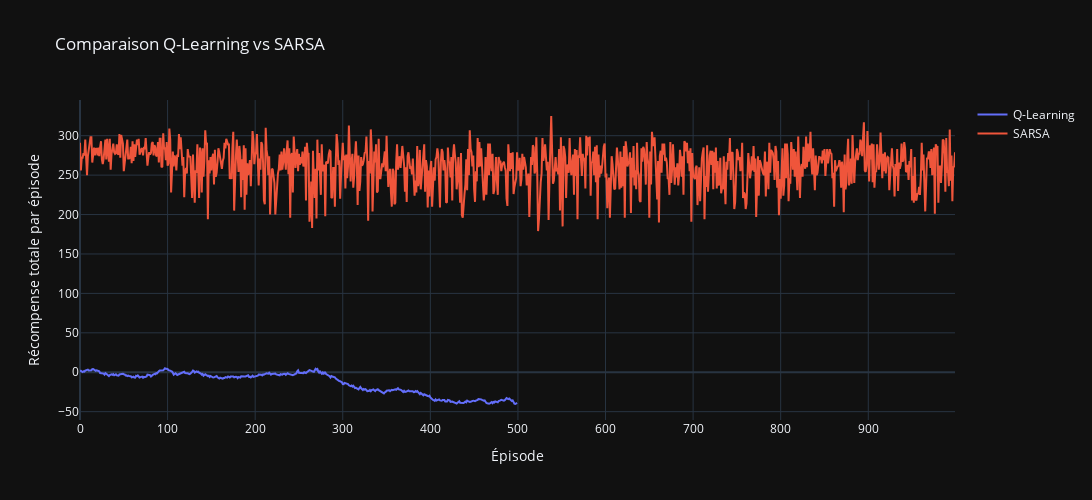

Source (notebook cell):
### Code cell
fig4 = go.Figure()
fig4.add_trace(go.Scatter(y=q_learning_rewards, mode='lines', name='Q-Learning'))
fig4.add_trace(go.Scatter(y=sarsa_rewards, mode='lines', name='SARSA'))
fig4.update_layout(title="Comparaison Q-Learning vs SARSA",
                   xaxis_title="Épisode",
                   yaxis_title="Récompense totale par épisode",
                   template="plotly_dark",
                   width=1200, height=500)
fig4.show()

### Figure 1 — Plotly figure (JSON) as saved in the notebook; plotly's stock layout.template omitted (floating-point values rounded to 4 significant figures; data arrays with more than 128 entries replaced by an {"elided": "..."} marker saying what was removed)
{"data": [{"mode": "lines", "name": "Q-Learning", "type": "scatter", "y": {"elided": "500 float values"}}, {"mode": "lines", "name": "SARSA", "type": "scatter", "y": {"elided": "1000 int values"}}], "layout": {"height": 500, "title": {"text": "Comparaison Q-Learning vs SARSA"}, "width": 1200, "xaxis": {"title": {"text": "Épisode"}}, "yaxis": {"title": {"text": "Récompense totale par épisode"}}}}
